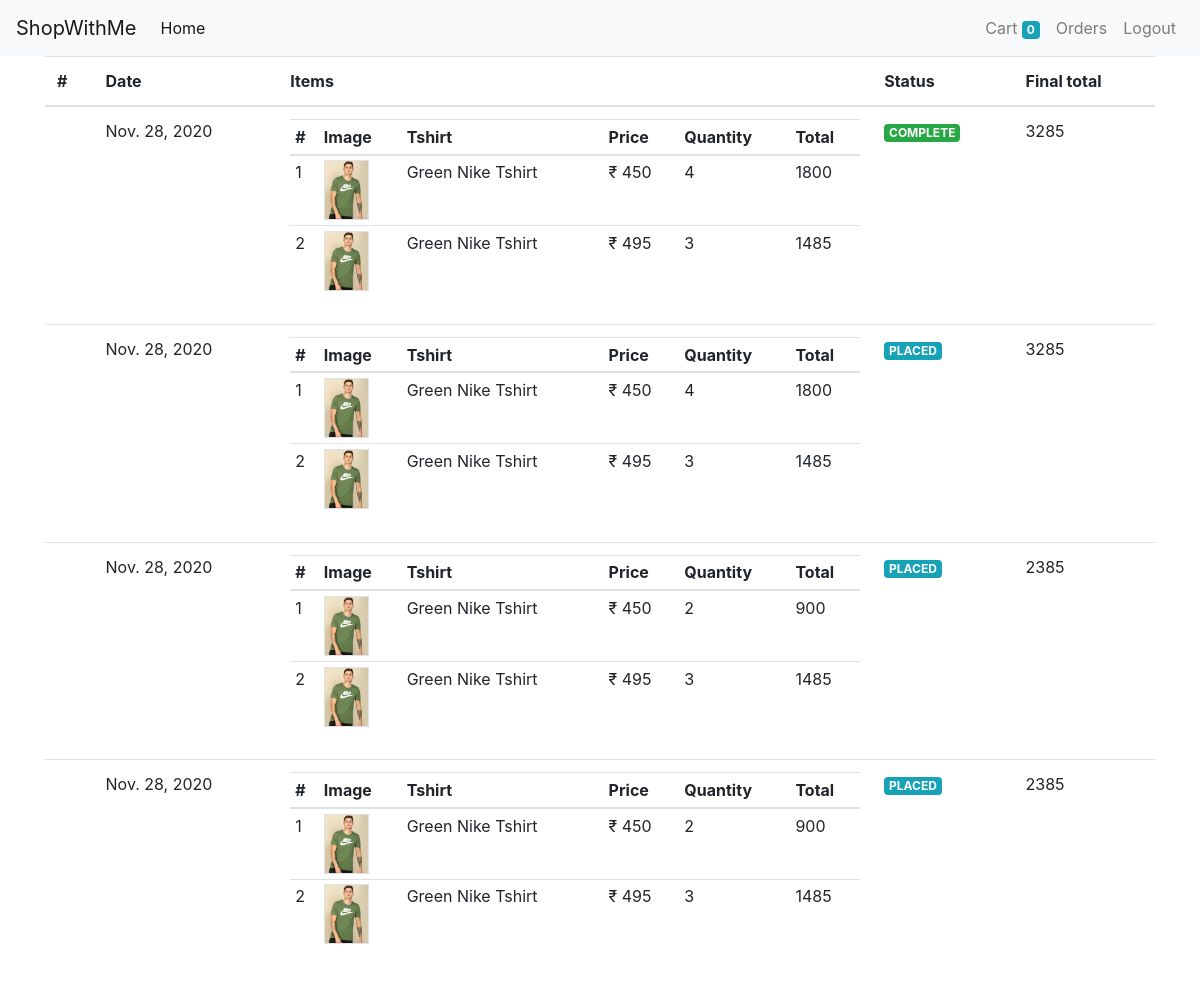
The page /orders (signed in) on the database its author committed.
### store/models.py (models this page shows, shortened)
class Order(models.Model):
    orderStatus=(
        ('PENDING','Pending'),
        ('PLACED','Placed'),
        ('CANCELLED','Cancelled'),
        ('COMPLETE','Complete'),
    )
    method=(
        ('COD','Cod'),
        ('ONLINE','Online')
    )
    order_status=models.CharField(max_length=15,choices=orderStatus)
    payment_method=models.CharField(max_length=15,choices=method)
    shipping_address=models.CharField(max_length=150,null=False)
    phone=models.CharField(max_length=10,null=False)
    user=models.ForeignKey(User,on_delete=models.CASCADE)
    total=models.IntegerField(null=False)
    date=models.DateTimeField(null=False, auto_now_add=True)

class OrderItem(models.Model):
    order=models.ForeignKey(Order,on_delete=models.CASCADE)
    tshirt=models.ForeignKey(Tshirt,on_delete=models.CASCADE)
    size=models.ForeignKey(SizeVariant,on_delete=models.CASCADE)
    quantity=models.IntegerField(null=False)
    price=models.IntegerField(null=False)
    date=models.DateTimeField(null=False, auto_now_add=True)

class Tshirt(models.Model):
    name=models.CharField(max_length=50,null=False)
    slug=models.CharField(max_length=250,null=False,unique=True,default="")
    description=models.CharField(max_length=500,null=True)
    discount=models.IntegerField(default=0)
    image=models.ImageField(upload_to="upload/images", null=False)
    occasion=models.ForeignKey(Occasion,on_delete=models.CASCADE)
    brand=models.ForeignKey(Brand,on_delete=models.CASCADE)
    sleeve=models.ForeignKey(Sleeve,on_delete=models.CASCADE)
    neck_type=models.ForeignKey(NeckType,on_delete=models.CASCADE)
    ideal_for=models.ForeignKey(IdealFor,on_delete=models.CASCADE)
    color=models.ForeignKey(Color,on_delete=models.CASCADE)

### store/views.py (the view)
# urls.py: path('orders', orders, name='orders'),
@login_required(login_url='/login')
def orders(request):
    user=request.user
    print("user  is ",user)
    orders=Order.objects.filter(user=user).order_by('-date').exclude(order_status="PENDING")
    context={
        'orders' : orders
    }
    return render(request, template_name="store/orders.html",context=context)

### store/templatetags/orders_tags.py (called while the page is built)
@register.simple_tag
def get_order_status_class(status ):
    if status=="COMPLETE":
        return "success"
    elif status=="PENDING":
        return "warning"
    else:
        return "info"

### store/templatetags/tshirt_tags.py (called while the page is built)
@register.simple_tag
def multiply(a,b):
    return a*b

@register.simple_tag
def get_final_price(order):
    total=0
    for oi in  order.orderitem_set.all():
        total+=oi.price*oi.quantity
    return total

@register.filter
def rupee(number):
    return f'₹ {number}'

### store/templates/store/orders.html
{% extends './base.html' %}
 {% load tshirt_tags %}
 {% load orders_tags %}
{% block content %}
<div class="container">
    <table class="table">
        <thead>
            <tr>
                <th>#</th>
                <th>Date</th>
                <th>Items</th>
                <th>Status</th>
                <th>Final total</th>
            </tr>
        </thead>
        <tbody>
            {% for order  in orders %}
             <tr>
                <td>{{forlooop.counter}}</td>
                <td>{{order.date| date  }}</td>
                <td>
                <table class="table table-sm">
                    <thead>
                        <tr>
                            <th>#</th>
                            <th>Image</th>
                            <th>Tshirt</th>
                            <th>Price</th>
                            <th>Quantity</th>
                            <th>Total</th>
                        </tr>
                    </thead>
                    <tbody>
                        {% for oi in  order.orderitem_set.all %}
                            <tr>
                                <td>{{forloop.counter}}</td>
                                <td><img height="60px" class="border" src="{{oi.tshirt.image.url}}" alt=""></td>
                                <td>{{oi.tshirt.name}}</td>
                                <td>{{oi.price|rupee}}</td>
                                <td>{{oi.quantity}}</td>
                                <td>{% multiply oi.quantity oi.price %}</td>
                            </tr>
                        {% endfor %}
                    </tbody>
                </table>
                </td>
                <td><span class="badge badge-{% get_order_status_class order.order_status %}">{{order.order_status}}</span></td>
                <td>{% get_final_price order %}</td>
            </tr>
            {% endfor %}
        </tbody>
    </table>
</div>
{% endblock content %}

### rows shown on the page
Order: date "Nov. 28, 2020", order_status "COMPLETE", id.quantity "3285"
OrderItem: tshirt.image (picture), tshirt.name "Green Nike Tshirt", price "₹ 450", quantity "4", quantity+price "1800"
OrderItem: tshirt.image (picture), tshirt.name "Green Nike Tshirt", price "₹ 495", quantity "3", quantity+price "1485"
Order: date "Nov. 28, 2020", order_status "PLACED", id.quantity "3285"
OrderItem: tshirt.image (picture), tshirt.name "Green Nike Tshirt", price "₹ 450", quantity "4", quantity+price "1800"
OrderItem: tshirt.image (picture), tshirt.name "Green Nike Tshirt", price "₹ 495", quantity "3", quantity+price "1485"
Order: date "Nov. 28, 2020", order_status "PLACED", id.quantity "2385"
OrderItem: tshirt.image (picture), tshirt.name "Green Nike Tshirt", price "₹ 450", quantity "2", quantity+price "900"
OrderItem: tshirt.image (picture), tshirt.name "Green Nike Tshirt", price "₹ 495", quantity "3", quantity+price "1485"
Order: date "Nov. 28, 2020", order_status "PLACED", id.quantity "2385"
OrderItem: tshirt.image (picture), tshirt.name "Green Nike Tshirt", price "₹ 450", quantity "2", quantity+price "900"
OrderItem: tshirt.image (picture), tshirt.name "Green Nike Tshirt", price "₹ 495", quantity "3", quantity+price "1485"

### other values the page prints
{{ request.session.cart|length }} "0"
